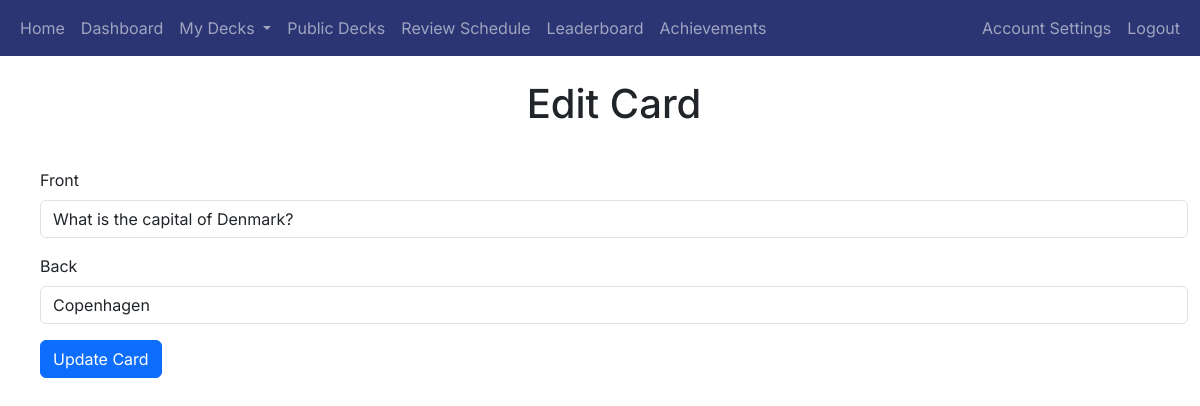
/edit_card/3 (signed in), run on an earlier commit of the app's database.
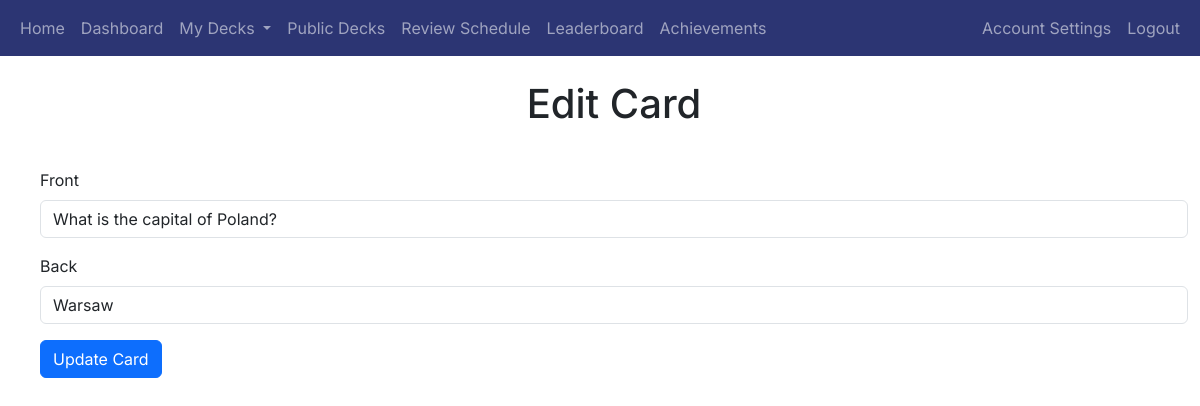
And on a later commit of the database.
### app/decks/models.py (models this page shows, shortened)
class Card(db.Model):
    card_id = db.Column(db.Integer, primary_key=True)
    front = db.Column(db.String(255), nullable=False)
    back = db.Column(db.String(255), nullable=False)
    created_at = db.Column(db.DateTime, default=datetime.utcnow)
    next_review_date = db.Column(db.DateTime, nullable=True)
    deck_id = db.Column(db.Integer, db.ForeignKey('deck.deck_id'), nullable=False)
    box = db.Column(db.Integer, default=1)  # New field for Leitner system

### app/decks/routes.py (the view)
@decks_blueprint.route('/edit_card/<int:card_id>', methods=['GET', 'POST'])
@login_required
def edit_card(card_id):
    card = Card.query.get_or_404(card_id)
    if card.deck.user_id != current_user.user_id:
        abort(403)
    form = EditCardForm()
    if form.validate_on_submit():
        card.front = form.front.data
        card.back = form.back.data
        db.session.commit()
        flash('Your card has been updated!', 'success')
        return redirect(url_for('decks.view_deck', deck_id=card.deck_id))
    elif request.method == 'GET':
        form.front.data = card.front
        form.back.data = card.back
    return render_template('edit_card.html', title='Edit Card', form=form, card=card)

### app/decks/forms.py
class EditCardForm(FlaskForm):
    front = StringField('Front', validators=[DataRequired()])
    back = StringField('Back', validators=[DataRequired()])
    submit = SubmitField('Update Card')

### app/__init__.py (called while the page is built)
@login_manager.user_loader
def load_user(user_id):
    return User.query.get(int(user_id))

### app/decks/templates/edit_card.html (shortened to what this page needs)
{% extends "base.html" %}
{% block heading %}Edit Card{% endblock %}
{% block content %}
<div class="container">
    <form method="POST" action="">
        <div class="mb-3">
            {{ form.front.label(class="form-label") }}
            {{ form.front(class="form-control") }}
        </div>
        <div class="mb-3">
            {{ form.back.label(class="form-label") }}
            {{ form.back(class="form-control") }}
        </div>
        <div class="mb-3">
            {{ form.submit(class="btn btn-primary") }}
        </div>
    </form>
</div>
{% endblock %}

What changed in the data, as far as the page shows it:
changed Card: front "What is the capital of Denmark?" → "What is the capital of Poland?"; back "Copenhagen" → "Warsaw"
